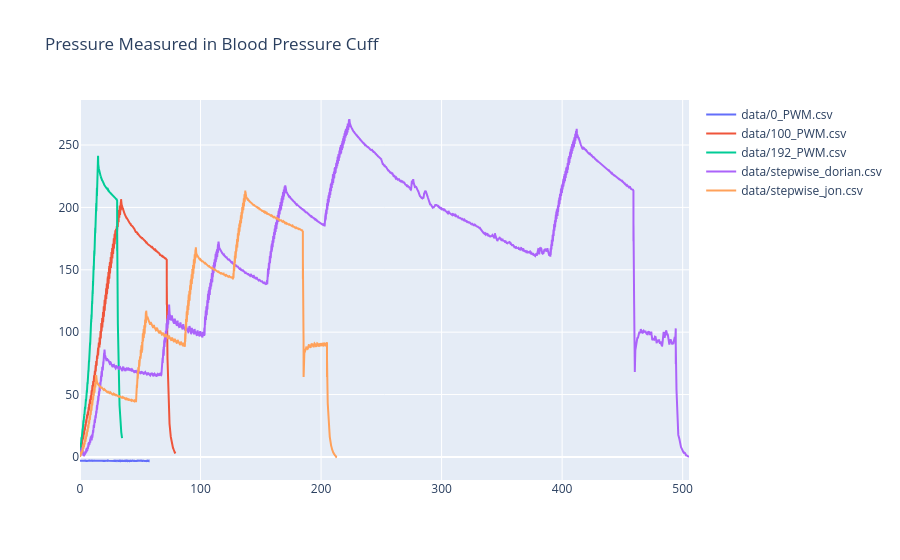

Here is the notebook cell this chart was saved with:
### Code cell
plot_multi_pressure(['data/0_PWM.csv', 'data/100_PWM.csv', 'data/192_PWM.csv','data/stepwise_dorian.csv', 'data/stepwise_jon.csv'], start_at_increase=True)

### Figure 1 — Plotly figure (JSON) as saved in the notebook; plotly's stock layout.template omitted (floating-point values rounded to 4 significant figures; data arrays with more than 128 entries replaced by an {"elided": "..."} marker saying what was removed)
{"data": [{"mode": "lines", "name": "data/0_PWM.csv", "type": "scatter", "x": {"elided": "3431 float values"}, "y": {"elided": "3431 float values"}}, {"mode": "lines", "name": "data/100_PWM.csv", "type": "scatter", "x": {"elided": "4742 float values"}, "y": {"elided": "4742 float values"}}, {"mode": "lines", "name": "data/192_PWM.csv", "type": "scatter", "x": {"elided": "2094 float values"}, "y": {"elided": "2094 float values"}}, {"mode": "lines", "name": "data/stepwise_dorian.csv", "type": "scatter", "x": {"elided": "30294 float values"}, "y": {"elided": "30294 float values"}}, {"mode": "lines", "name": "data/stepwise_jon.csv", "type": "scatter", "x": {"elided": "12766 float values"}, "y": {"elided": "12766 float values"}}], "layout": {"title": {"text": "Pressure Measured in Blood Pressure Cuff"}}}
